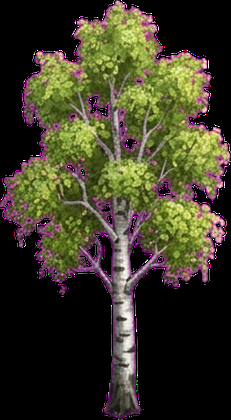
#> input picture nucleo/obra/img/abedul.png, 231 x 420 px
$ python fichas_inicio.py ../obra/img/abedul.png 1.0 ../obra/img/ald_caminar.png ../obra/img/ald_caminar.png
#> lines starting #> are read from the running program, lines starting #| are printed output that depends on the picture; after the words box and inside, x2 and y2 are one past the last pixel; in counts of white or black regions, pixels touching at a corner belong together
### nucleo/tactica3d/rastrear.py
# -*- coding: utf-8 -*-
"""Rastreador del MINIMAPA de una transmisión de LoL Esports (28-oct-2026): la ruta de CADA jugador en una jugada.

Antes las rutas de nucleo/tactica3d se medían a mano en hojas con rejilla (videos/lol_worlds_2026/j6_3d.py). Esto las saca
solo, cada `paso` s:
1. recorta el minimapa (1640,800 de 276 px en 1920×1080: el mismo encuadre u, v que usa la escena 3D);
2. DETECTA los iconos de campeón como círculos (HoughCircles sobre el minimapa ×3: en la prueba halló los 10 exactos;
   buscar el arte de Data Dragon por todo el mapa NO sirve, da saltos por todas partes);
3. en el primer cuadro reparte los círculos entre los 10 campeones (Hungarian con el icono de Data Dragon) — o a mano con
   --inicio Nombre=x,y (px del minimapa) cuando la hoja «inicio» muestra algún error;
4. los SIGUE: cada jugador se queda con el círculo cercano que más se parece a SU propio icono en el video (plantilla que se
   actualiza), con salto lejano solo si el parecido es muy claro (Destello, TP, regreso a base). Sin círculo = None (muerto
   o tapado por otro icono): la escena 3D lo salta.
Revisar SIEMPRE las hojas (inicio con nombres + rastros en 6 momentos) y corregir a mano lo raro en el .py de la escena.

uso:
  python nucleo/tactica3d/rastrear.py <clip.mp4> <t0> <t1> --iconos <dir> --jug Wei:Nocturne:A Rookie:Annie:A ... \
         [--paso .25] [--reloj N] [--inicio Wei=59,132 ...] [--salida pistas.json] [--hoja hoja.jpg]
  --reloj N  → segundo de juego = t del clip + N (cada punto lleva [t, u, v, parecido, g])
"""
import argparse
import json
import os

import cv2
import numpy as np
from scipy.optimize import linear_sum_assignment

X0, Y0, LADO = 1640, 800, 276          # minimapa de la transmisión (1920×1080)
ESC = 3                                 # el minimapa se amplía ×3 para detectar
COLOR = {"A": (255, 170, 60), "R": (60, 60, 255)}
S = 40
_MASK = np.zeros((S, S), np.uint8)
cv2.circle(_MASK, (S // 2, S // 2), int(S * .40), 255, -1)
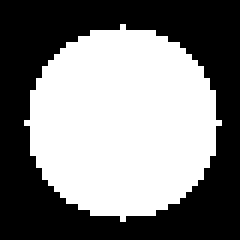
#> _MASK: shape (40, 40) (shown 6 times larger); 49.8% white; 1 white region, box (x1, y1, x2, y2) and area: (4, 4, 37, 37) 797


# [5 lines left out: function _feat, not called in this run]


def sim(a, b):
    return float(np.dot(a, b))


# [5 lines left out: function plantillas_dd, not called in this run]


def leer(cap, t):
#> called with t = 1
    cap.set(cv2.CAP_PROP_POS_MSEC, t * 1000)
    ok, f = cap.read()
#> f is the input picture: shape (420, 231, 3); mean B, G, R 38.8, 57.6, 61.4
    if not ok:
        return None
    if f.shape[1] != 1920:
        f = cv2.resize(f, (1920, 1080))
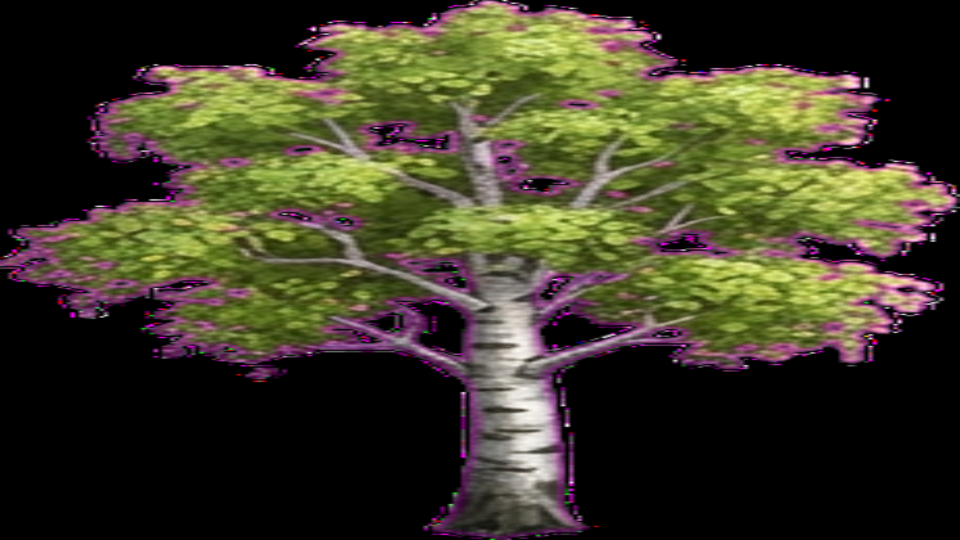
#> f: shape (1080, 1920, 3) (shown at 1/2 size); mean B, G, R 38.8, 57.6, 61.3
    return f[Y0:Y0 + LADO, X0:X0 + LADO]
#> returned value: shape (276, 276, 3); every value is 0


def detectar(mini, param2=19):
    """círculos de icono → [(x, y, feat)] en px del minimapa"""
#> called with param2 = 19
    big = cv2.resize(mini, None, fx=ESC, fy=ESC, interpolation=cv2.INTER_CUBIC)
#> big: shape (828, 828, 3); every value is 0
    g = cv2.GaussianBlur(cv2.cvtColor(big, cv2.COLOR_BGR2GRAY), (5, 5), 1.5)
#> g: shape (828, 828); every value is 0
    c = cv2.HoughCircles(g, cv2.HOUGH_GRADIENT, dp=1, minDist=22, param1=90, param2=param2, minRadius=27, maxRadius=40)
#> c = None
    out = []
    for x, y, r in (c[0] if c is not None else []):
        rr = int(r * .82)
        y0, y1, x0, x1 = int(y) - rr, int(y) + rr, int(x) - rr, int(x) + rr
        if y0 < 0 or x0 < 0 or y1 > big.shape[0] or x1 > big.shape[1]:
            continue
        out.append((x / ESC, y / ESC, _feat(big[y0:y1, x0:x1]), big[y0:y1, x0:x1].copy(), _aro(big, x, y, r)))
#> this loop made 0 passes
#> after the loop, out = []
    return out


# [222 lines left out: functions _aro, local, rastrear, limpiar, hoja_inicio, hoja and 1 more, not called in this run]


# [2 lines that do not run on import are left out]

### nucleo/tactica3d/fichas_inicio.py
# -*- coding: utf-8 -*-
"""Hoja para asignar a mano quién es quién en el minimapa (rastrear.py --inicio): cada círculo detectado en el cuadro t,
ampliado ×6 con su número y posición, y debajo los iconos de Data Dragon de los campeones de la partida.
uso: python nucleo/tactica3d/fichas_inicio.py <clip.mp4> <t> <iconos> <salida.jpg> Campeon1 Campeon2 ..."""
import sys

import cv2
import numpy as np

import rastrear as R

clip, t, ico, sal = sys.argv[1], float(sys.argv[2]), sys.argv[3], sys.argv[4]
champs = sys.argv[5:]
cap = cv2.VideoCapture(clip)
mini = R.leer(cap, t)
ds = R.detectar(mini)
#> ds = []
big = cv2.resize(mini, None, fx=3, fy=3, interpolation=cv2.INTER_CUBIC)
tiles = []
for k, (x, y, f, pc, eq) in enumerate(ds):
    im = cv2.resize(pc, (120, 120), interpolation=cv2.INTER_CUBIC)
    im = cv2.copyMakeBorder(im, 30, 4, 4, 4, cv2.BORDER_CONSTANT, value=(30, 30, 30))
    cv2.putText(im, f"{k}:{int(x)},{int(y)} {eq or '?'}", (4, 22), 0, .5, (0, 255, 255), 1)
    tiles.append(im)
    cv2.putText(big, str(k), (int(x * 3) - 8, int(y * 3) + 8), 0, .9, (0, 255, 255), 2)
#> after the loop, tiles = []
fila = []
for c in champs:
    im = cv2.resize(cv2.imread(f"{ico}/{c}.png"), (120, 120))
    im = cv2.copyMakeBorder(im, 30, 4, 4, 4, cv2.BORDER_CONSTANT, value=(60, 20, 20))
    cv2.putText(im, c[:12], (4, 22), 0, .5, (255, 255, 255), 1)
    fila.append(im)
def rejilla(ts, n=8):
#> called with n = 8
    while len(ts) % n:
        ts.append(np.zeros_like(ts[0]))
#> after the loop, ts = []
#> (the run stopped early here; a loop or call above may not have finished)
